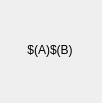
<?xml version="1.0" encoding="UTF-8"?>
<ui version="4.0">
 <class>Form</class>
 <widget class="QWidget" name="Form">
  <property name="geometry">
   <rect>
    <x>0</x>
    <y>0</y>
    <width>102</width>
    <height>103</height>
   </rect>
  </property>
  <property name="windowTitle">
   <string>Form</string>
  </property>
  <widget class="caGraphics" name="cagraphics">
   <property name="geometry">
    <rect>
     <x>0</x>
     <y>0</y>
     <width>101</width>
     <height>101</height>
    </rect>
   </property>
   <property name="form">
    <enum>caGraphics::Circle</enum>
   </property>
  </widget>
  <widget class="caLabel" name="calabel">
   <property name="geometry">
    <rect>
     <x>5</x>
     <y>36</y>
     <width>90</width>
     <height>28</height>
    </rect>
   </property>
   <property name="text">
    <string>$(A)$(B)</string>
   </property>
   <property name="alignment">
    <set>Qt::AlignCenter</set>
   </property>
  </widget>
  <widget class="caLed" name="caled">
   <property name="geometry">
    <rect>
     <x>40</x>
     <y>130</y>
     <width>30</width>
     <height>30</height>
    </rect>
   </property>
  </widget>
 </widget>
 <customwidgets>
  <customwidget>
   <class>caLabel</class>
   <extends>QLabel</extends>
   <header>caLabel</header>
  </customwidget>
  <customwidget>
   <class>caGraphics</class>
   <extends>QWidget</extends>
   <header>caGraphics</header>
  </customwidget>
  <customwidget>
   <class>caLed</class>
   <extends>QWidget</extends>
   <header>caLed</header>
  </customwidget>
 </customwidgets>
 <resources/>
 <connections/>
</ui>
